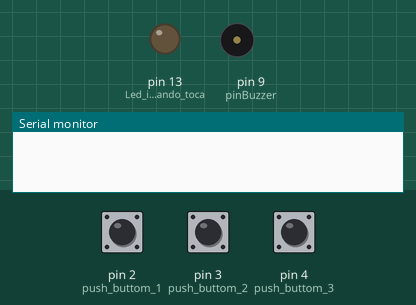
Simulated run of this sketch. Board: Arduino Uno, built with avr-gcc and run on an emulated ATmega328P. Parts: output pins drawn as LEDs (lit = HIGH), buzzer (waves = sounding), the last lines printed to the serial monitor. Inputs (shaded band) come from the test bench; at power-on: pin 2 (push_buttom_1) HIGH, pin 3 (push_buttom_2) HIGH, pin 4 (push_buttom_3) HIGH.

Above: at 1.2 s.
1.3 s: pin 2 (push_buttom_1) pulled LOW for 0.15 s
At 4.63 s:
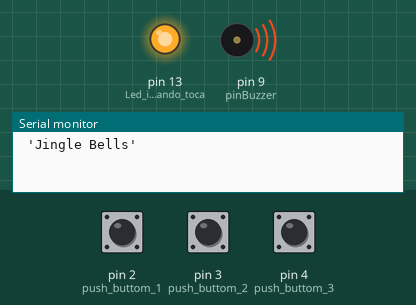
Timing chart, 0 to 10.3 s (numbered marks = the images above; inputs shaded):
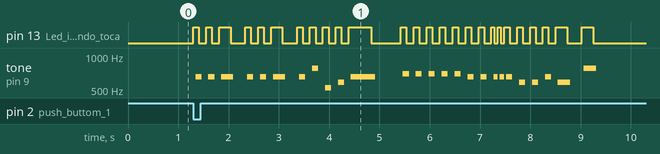

The sketch:

sketch_caixaMusicaPullUp.ino
```cpp
#define NOTE_B0  31
#define NOTE_C1  33
#define NOTE_CS1 35
#define NOTE_D1  37
#define NOTE_DS1 39
#define NOTE_E1  41
#define NOTE_F1  44
#define NOTE_FS1 46
#define NOTE_G1  49
#define NOTE_GS1 52
#define NOTE_A1  55
#define NOTE_AS1 58
#define NOTE_B1  62
#define NOTE_C2  65
#define NOTE_CS2 69
#define NOTE_D2  73
#define NOTE_DS2 78
#define NOTE_E2  82
#define NOTE_F2  87
#define NOTE_FS2 93
#define NOTE_G2  98
#define NOTE_GS2 104
#define NOTE_A2  110
#define NOTE_AS2 117
#define NOTE_B2  123
#define NOTE_C3  131
#define NOTE_CS3 139
#define NOTE_D3  147
#define NOTE_DS3 156
#define NOTE_E3  165
#define NOTE_F3  175
#define NOTE_FS3 185
#define NOTE_G3  196
#define NOTE_GS3 208
#define NOTE_A3  220
#define NOTE_AS3 233
#define NOTE_B3  247
#define NOTE_C4  262
#define NOTE_CS4 277
#define NOTE_D4  294
#define NOTE_DS4 311
#define NOTE_E4  330
#define NOTE_F4  349
#define NOTE_FS4 370
#define NOTE_G4  392
#define NOTE_GS4 415
#define NOTE_A4  440
#define NOTE_AS4 466
#define NOTE_B4  494
#define NOTE_C5  523
#define NOTE_CS5 554
#define NOTE_D5  587
#define NOTE_DS5 622
#define NOTE_E5  659
#define NOTE_F5  698
#define NOTE_FS5 740
#define NOTE_G5  784
#define NOTE_GS5 831
#define NOTE_A5  880
#define NOTE_AS5 932
#define NOTE_B5  988
#define NOTE_C6  1047
#define NOTE_CS6 1109
#define NOTE_D6  1175
#define NOTE_DS6 1245
#define NOTE_E6  1319
#define NOTE_F6  1397
#define NOTE_FS6 1480
#define NOTE_G6  1568
#define NOTE_GS6 1661
#define NOTE_A6  1760
#define NOTE_AS6 1865
#define NOTE_B6  1976
#define NOTE_C7  2093
#define NOTE_CS7 2217
#define NOTE_D7  2349
#define NOTE_DS7 2489
#define NOTE_E7  2637
#define NOTE_F7  2794
#define NOTE_FS7 2960
#define NOTE_G7  3136
#define NOTE_GS7 3322
#define NOTE_A7  3520
#define NOTE_AS7 3729
#define NOTE_B7  3951
#define NOTE_C8  4186
#define NOTE_CS8 4435
#define NOTE_D8  4699
#define NOTE_DS8 4978
#define REST      0


const int pinBuzzer = 9;
int compasso = 900;

// Jingle Bells

int melody[] = {
  NOTE_E5, NOTE_E5, NOTE_E5,
  NOTE_E5, NOTE_E5, NOTE_E5,
  NOTE_E5, NOTE_G5, NOTE_C5, NOTE_D5,
  NOTE_E5,
  NOTE_F5, NOTE_F5, NOTE_F5, NOTE_F5,
  NOTE_F5, NOTE_E5, NOTE_E5, NOTE_E5, NOTE_E5,
  NOTE_E5, NOTE_D5, NOTE_D5, NOTE_E5,
  NOTE_D5, NOTE_G5
};

int tempo[] = {
  8, 8, 4,
  8, 8, 4,
  8, 8, 8, 8,
  2,
  8, 8, 8, 8,
  8, 8, 8, 16, 16,
  8, 8, 8, 8,
  4, 4
};

// We wish you a merry Christmas

int wish_melody[] = {
  NOTE_B3,
  NOTE_F4, NOTE_F4, NOTE_G4, NOTE_F4, NOTE_E4,
  NOTE_D4, NOTE_D4, NOTE_D4,
  NOTE_G4, NOTE_G4, NOTE_A4, NOTE_G4, NOTE_F4,
  NOTE_E4, NOTE_E4, NOTE_E4,
  NOTE_A4, NOTE_A4, NOTE_B4, NOTE_A4, NOTE_G4,
  NOTE_F4, NOTE_D4, NOTE_B3, NOTE_B3,
  NOTE_D4, NOTE_G4, NOTE_E4,
  NOTE_F4
};

int wish_tempo[] = {
  4,
  4, 8, 8, 8, 8,
  4, 4, 4,
  4, 8, 8, 8, 8,
  4, 4, 4,
  4, 8, 8, 8, 8,
  4, 4, 8, 8,
  4, 4, 4,
  2
};

// Santa Claus is coming to town

int santa_melody[] = {
  NOTE_G4,
  NOTE_E4, NOTE_F4, NOTE_G4, NOTE_G4, NOTE_G4,
  NOTE_A4, NOTE_B4, NOTE_C5, NOTE_C5, NOTE_C5,
  NOTE_E4, NOTE_F4, NOTE_G4, NOTE_G4, NOTE_G4,
  NOTE_A4, NOTE_G4, NOTE_F4, NOTE_F4,
  NOTE_E4, NOTE_G4, NOTE_C4, NOTE_E4,
  NOTE_D4, NOTE_F4, NOTE_B3,
  NOTE_C4
};

int santa_tempo[] = {
  8,
  8, 8, 4, 4, 4,
  8, 8, 4, 4, 4,
  8, 8, 4, 4, 4,
  8, 8, 4, 2,
  4, 4, 4, 4,
  4, 2, 4,
  1
};

int bot_1 = 0;
int bot_2 = 0;
int bot_3 = 0;

int som = 0;

void setup(void) {
  pinMode(pinBuzzer, OUTPUT); // Buzzer
  pinMode(13, OUTPUT); // Led indicador quando toca a nota
  pinMode(2, INPUT_PULLUP); // push buttom 1
  pinMode(3, INPUT_PULLUP); // push buttom 2
  pinMode(4, INPUT_PULLUP); // push buttom 3

  Serial.begin(9600);
}

void loop() {
  bot_1 = digitalRead(2);
  bot_2 = digitalRead(3);
  bot_3 = digitalRead(4);
  if (bot_1 == 0) {
    sing(1);
  } else if (bot_2 == 0) {
    sing(2);
  } else if (bot_3 == 0) {
    sing(3);
  }
}

void sing(int s) {
  // intera as notas da melodia:
  som = s;
  if (som == 3) {
    Serial.println(" 'We wish you a Merry Christmas'");
    int size = sizeof(wish_melody) / sizeof(int);
    for (int estaNota = 0; estaNota < size; estaNota++) {

      // Tomamos 1 segundo divido pelo tipo da nota para calcular a duração
      //ex.  semínima = compasso / 4
      int notaTempo = compasso / wish_tempo[estaNota];

      buzz(pinBuzzer, wish_melody[estaNota], notaTempo);

      // para distinguir melhor as notas, defimos um tempo mínimo entre ela
      int pausaNotas = notaTempo * 1.30;
      delay(pausaNotas);

      // interrompe a melodia:
     buzz(pinBuzzer, 0, notaTempo);
    }

  } else if (som == 2) {
    Serial.println(" 'Santa Claus is coming to town'");
    int size = sizeof(santa_melody) / sizeof(int);
    for (int estaNota = 0; estaNota < size; estaNota++) {

      // Tomamos 1 segundo divido pelo tipo da nota para calcular a duração
      //ex.  semínima = compasso / 4
      int notaTempo = compasso / santa_tempo[estaNota];

      buzz(pinBuzzer, santa_melody[estaNota], notaTempo);

      // para distinguir melhor as notas, defimos um tempo mínimo entre ela
      int pausaNotas = notaTempo * 1.30;
      delay(pausaNotas);

      // interrompe a melodia:
      buzz(pinBuzzer, 0, notaTempo);

    }
  } else {

    Serial.println(" 'Jingle Bells'");
    int size = sizeof(melody) / sizeof(int);
    for (int estaNota = 0; estaNota < size; estaNota++) {

      // Tomamos 1 segundo divido pelo tipo da nota para calcular a duração
      //ex.  semínima = compasso / 4
      int notaTempo = compasso / tempo[estaNota];

      buzz(pinBuzzer, melody[estaNota],notaTempo);

      // para distinguir melhor as notas, defimos um tempo mínimo entre ela
      int pausaNotas = notaTempo * 1.30;
      delay(pausaNotas);

      // interrompe a melodia:
      buzz(pinBuzzer, 0, notaTempo);
    }
  }
}

void buzz(int pin , int frequencia, float dur) {

  digitalWrite(13, HIGH);

  int delayValor = 1000000 / frequencia / 2; // calcula o delay entre transições
  //// 1 second's worth of microseconds, divided by the frequency, then split in half since
  //// there are two phases to each cycle

  int numCiclos = frequencia * dur / 1000; // calcula o número de ciclos adequado
  //// multiply frequency, which is really cycles per second, by the number of seconds to
  //// get the total number of cycles to produce

  for (int i = 0; i < numCiclos; i++) { // para definir a duração da nota
    digitalWrite(pin, HIGH); // buzzer em HIGH para emprurrar o diafragama do buzzer
    delayMicroseconds(delayValor); // espera o valor calculado do delay
    digitalWrite(pin, LOW); // buzzer em LOW para puxar o diafragama do buzzer
    delayMicroseconds(delayValor); // espera o valor calculado do delay
    }

  digitalWrite(13, LOW);
} 
```
